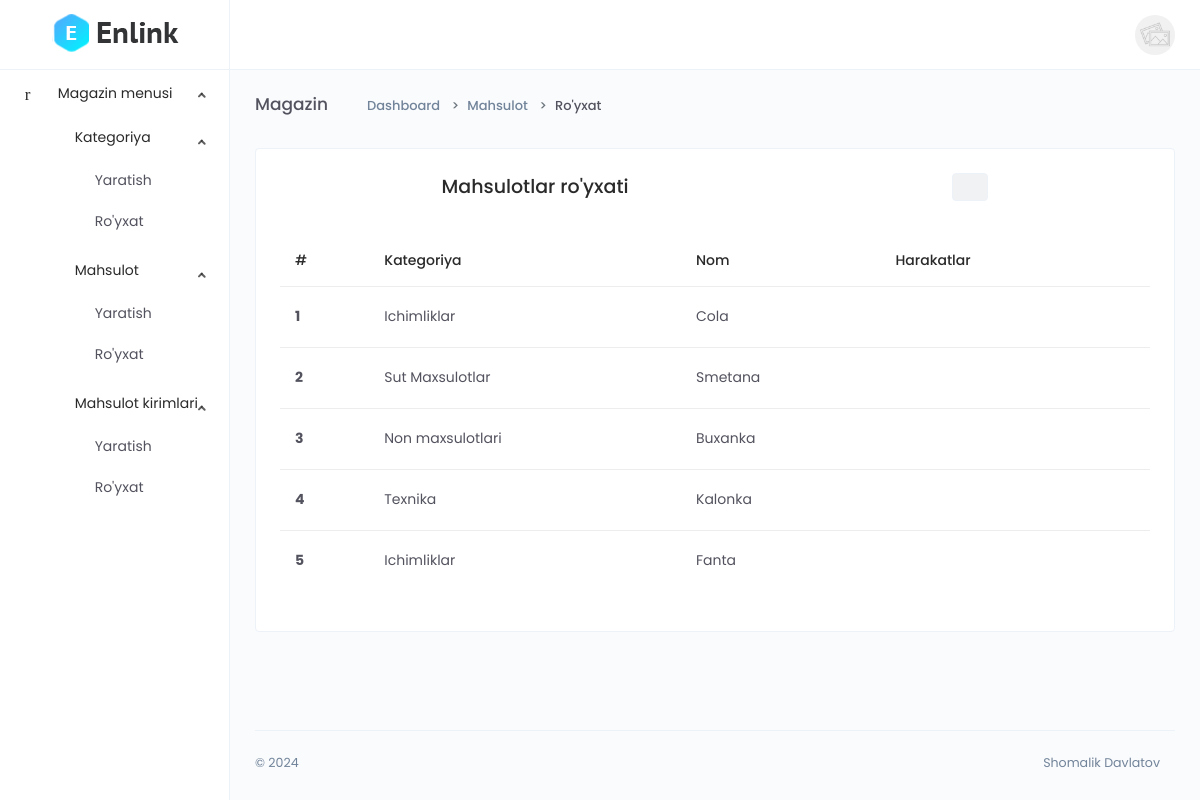
The page /dashboard/product-list (signed in) on the database its author committed.
### main/models.py (models this page shows, shortened)
class CodeGenerate(models.Model):
    code = models.CharField(max_length=255, blank=True,unique=True)
    class Meta:
        abstract = True

class Product(CodeGenerate):
    category = models.ForeignKey(Category, on_delete=models.CASCADE)
    name = models.CharField(max_length=255)
    body = models.TextField()
    price = models.DecimalField(decimal_places=2, max_digits=10)
    discount_price = models.DecimalField(decimal_places=2, max_digits=10, blank=True, null=True)
    banner_img = models.ImageField(upload_to='banner-img/')
    quantity = models.IntegerField()
    delivery = models.BooleanField(default=False)
    date = models.DateTimeField(auto_now_add=True)
    qrcode_img = models.ImageField(blank=True, upload_to='qrcode-img/')

class Category(CodeGenerate):
    name = models.CharField(max_length=255, unique=True)
    def __str__(self):
        return self.name

### main/funcs.py (the view)
    def wrapper(request, *args, **kwargs):
        if request.user.is_authenticated and request.user.is_staff:
            result = func(request, *args, **kwargs)
        else:
            return redirect('front:index')
        return result

### main/dashboard/views.py (called while the page is built, shortened)
@staff_required
def product_list(request):
    categories = models.Category.objects.all()
    category_code = request.GET.get('category_code')
    queryset = models.Product.objects.all()
    filter_items = {}
    queryset = models.Product.objects.filter(**filter_items)
    context = {
          'queryset':queryset,
          'categories':categories,
          'category_code':category_code,
    }
    return render(request, 'dashboard/product/list.html', context)

### main/funcs.py (called while the page is built)
def staff_required(func):
    def wrapper(request, *args, **kwargs):
        if request.user.is_authenticated and request.user.is_staff:
            result = func(request, *args, **kwargs)
        else:
            return redirect('front:index')
        return result
    return wrapper

### templates/dashboard/product/list.html (shortened to what this page needs)
{% extends 'dashboard/base.html' %}
{% block content %}
<div class="main-content">
    <div class="page-header">
        <h2 class="header-title">Magazin</h2>
        <div class="header-sub-title">
            <nav class="breadcrumb breadcrumb-dash">
                <a href="#" class="breadcrumb-item"><i class="anticon anticon-home m-r-5"></i>Dashboard</a>
                <a class="breadcrumb-item" href="#">Mahsulot</a>
                <span class="breadcrumb-item active">Ro'yxat</span>
            </nav>
        </div>
    </div>
    <div class="card">
        <div class="card-body">
            <div class="d-flex justify-content-around">
            <h4>Mahsulotlar ro'yxati</h4>
            <div>
                <button type="button" class="input-group-text" data-toggle="modal" data-target=".bd-example-modal-xl"><i class="fas fa-list-ul"></i></button>
            </div>
            </div>
            <div class="m-t-25">
                <div class="table-responsive">
                    <table class="table">
                        <thead>
                            <tr>
                                <th scope="col">#</th>
                                <th scope="col">Kategoriya</th>
                                <th scope="col">Nom</th>
                                <th scope="col">Harakatlar</th>
                            </tr>
                        </thead>
                        <tbody>
                            {% for q in queryset %}
                            <tr>
                                <th scope="row">{{forloop.counter}}</th>
                                <td>{{q.category.name}}</td>
                                <td>{{q.name}}</td>
                                <td>
                                    <a href="{% url 'dashboard:product_detail' q.code %}" class="btn btn-icon btn-hover btn-sm btn-rounded">
                                        <i class="anticon anticon-eye"></i>
                                    </a>
                                    <a href="{% url 'dashboard:product_update' q.code %}" class="btn btn-icon btn-hover btn-sm btn-rounded">
                                        <i class="anticon anticon-edit"></i>
                                    </a>
                                    <button type="button" class="btn btn-icon btn-hover btn-sm btn-rounded" data-toggle="modal" data-target=".bd-example-modal-sm{{forloop.counter}}">
                                        <i class="anticon anticon-delete"></i>
                                    </button>
                                </td>
                            </tr>
                            {% endfor %}
                        </tbody>
                    </table>
                </div>
            </div>
        </div>
    </div>
</div>
{% endblock %}

### rows shown on the page
Product: category.name "Ichimliklar", name "Cola"
Product: category.name "Sut Maxsulotlar", name "Smetana"
Product: category.name "Non maxsulotlari", name "Buxanka"
Product: category.name "Texnika", name "Kalonka"
Product: category.name "Ichimliklar", name "Fanta"
